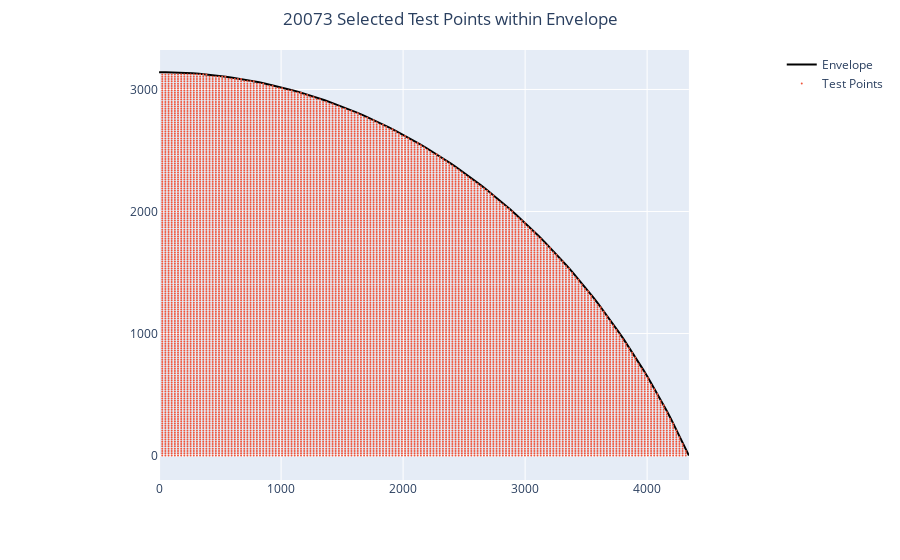

The code cell stored with this chart in its notebook:
### Markdown cell above
## Huge Sample (20,000 pts)

### Code cell
huge_sample = get_sample_points(envelope_df, min_distance=0, lin_density=169)
plot_sample_points(envelope_df, pd.DataFrame(huge_sample))
